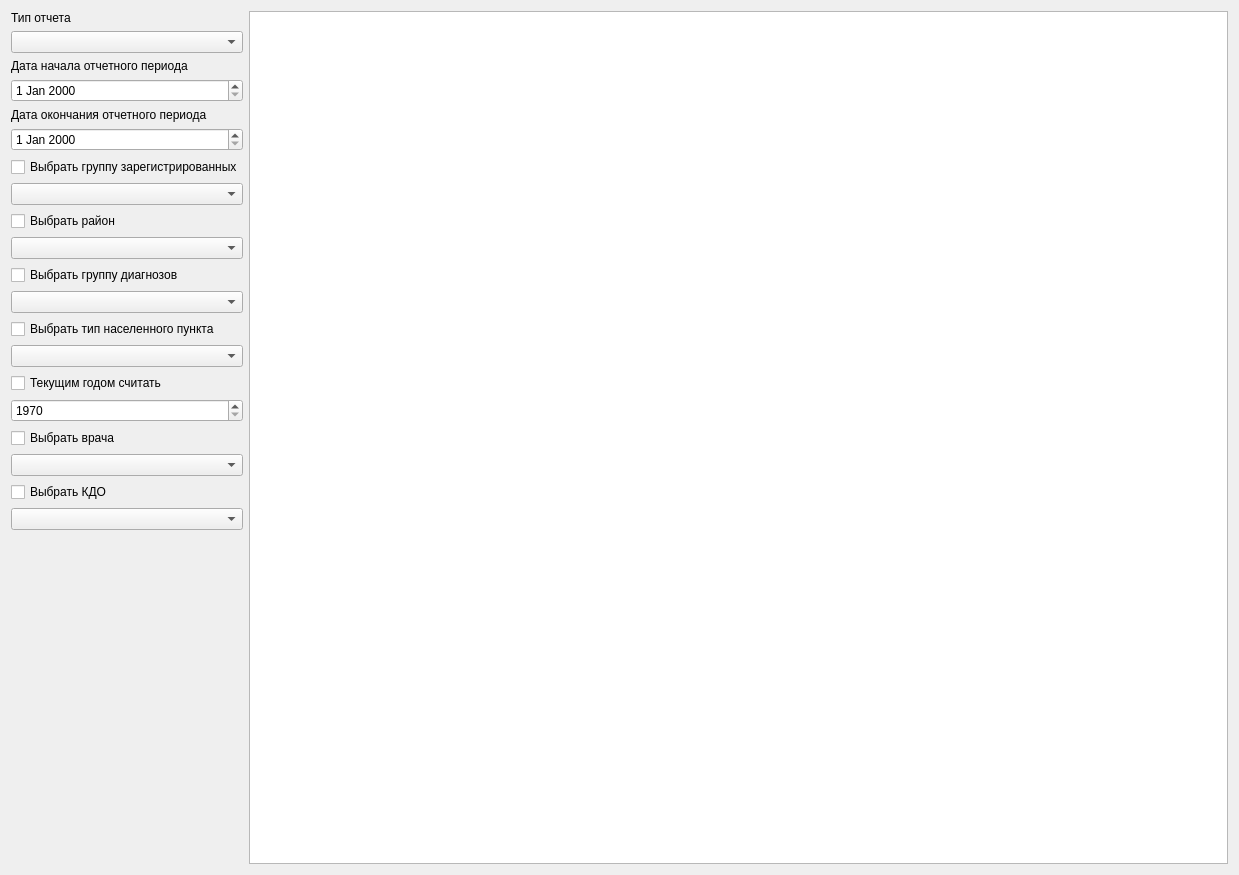
<?xml version="1.0" encoding="UTF-8"?>
<ui version="4.0">
 <class>myClassReportCreator</class>
 <widget class="QDialog" name="myClassReportCreator">
  <property name="geometry">
   <rect>
    <x>0</x>
    <y>0</y>
    <width>1239</width>
    <height>875</height>
   </rect>
  </property>
  <property name="windowTitle">
   <string>Dialog</string>
  </property>
  <layout class="QVBoxLayout" name="verticalLayout_2">
   <item>
    <layout class="QHBoxLayout" name="horizontalLayout">
     <item>
      <layout class="QVBoxLayout" name="verticalLayout">
       <item>
        <widget class="QLabel" name="label">
         <property name="text">
          <string>Тип отчета</string>
         </property>
        </widget>
       </item>
       <item>
        <widget class="QComboBox" name="comboBox"/>
       </item>
       <item>
        <widget class="QLabel" name="label_2">
         <property name="text">
          <string>Дата начала отчетного периода</string>
         </property>
        </widget>
       </item>
       <item>
        <widget class="QDateEdit" name="dateEdit"/>
       </item>
       <item>
        <widget class="QLabel" name="label_3">
         <property name="text">
          <string>Дата окончания отчетного периода</string>
         </property>
        </widget>
       </item>
       <item>
        <widget class="QDateEdit" name="dateEdit_2"/>
       </item>
       <item>
        <widget class="QCheckBox" name="checkBox">
         <property name="text">
          <string>Выбрать группу зарегистрированных</string>
         </property>
        </widget>
       </item>
       <item>
        <widget class="QComboBox" name="comboBox_2"/>
       </item>
       <item>
        <widget class="QCheckBox" name="checkBox_2">
         <property name="text">
          <string>Выбрать район</string>
         </property>
        </widget>
       </item>
       <item>
        <widget class="QComboBox" name="comboBox_3"/>
       </item>
       <item>
        <widget class="QCheckBox" name="checkBox_3">
         <property name="text">
          <string>Выбрать группу диагнозов</string>
         </property>
        </widget>
       </item>
       <item>
        <widget class="QComboBox" name="comboBox_4"/>
       </item>
       <item>
        <widget class="QCheckBox" name="checkBox_4">
         <property name="text">
          <string>Выбрать тип населенного пункта</string>
         </property>
        </widget>
       </item>
       <item>
        <widget class="QComboBox" name="comboBox_5"/>
       </item>
       <item>
        <widget class="QCheckBox" name="checkBox_5">
         <property name="text">
          <string>Текущим годом считать</string>
         </property>
        </widget>
       </item>
       <item>
        <widget class="QSpinBox" name="spinBox">
         <property name="minimum">
          <number>1970</number>
         </property>
         <property name="maximum">
          <number>2100</number>
         </property>
        </widget>
       </item>
       <item>
        <widget class="QCheckBox" name="checkBox_6">
         <property name="text">
          <string>Выбрать врача</string>
         </property>
        </widget>
       </item>
       <item>
        <widget class="QComboBox" name="comboBox_6"/>
       </item>
       <item>
        <widget class="QCheckBox" name="checkBox_7">
         <property name="text">
          <string>Выбрать КДО</string>
         </property>
        </widget>
       </item>
       <item>
        <widget class="QComboBox" name="comboBox_7"/>
       </item>
       <item>
        <spacer name="verticalSpacer">
         <property name="orientation">
          <enum>Qt::Vertical</enum>
         </property>
         <property name="sizeHint" stdset="0">
          <size>
           <width>20</width>
           <height>40</height>
          </size>
         </property>
        </spacer>
       </item>
      </layout>
     </item>
     <item>
      <widget class="QTableWidget" name="tableWidget"/>
     </item>
    </layout>
   </item>
  </layout>
 </widget>
 <resources/>
 <connections/>
</ui>
